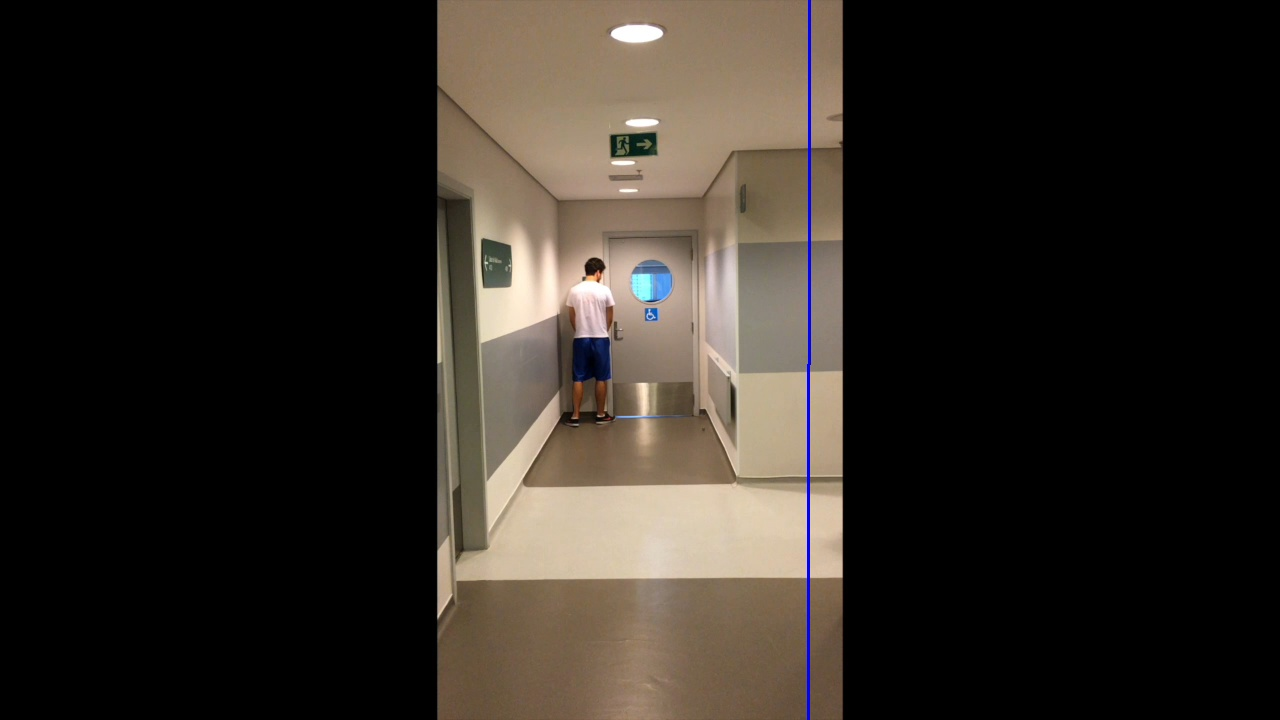
#> input picture %FF.jpg, 1280 x 720 px, given in place of the camera
$ python draw_circles.py   (older library calls are emulated)
#> lines starting #> are read from the running program, lines starting #| are printed output that depends on the picture; after the words box and inside, x2 and y2 are one past the last pixel; in counts of white or black regions, pixels touching at a corner belong together
__author__      = "Daniel Ruhman, Marcelo Prado"


import cv2
import cv2.cv as cv
import numpy as np
from matplotlib import pyplot as plt
import time

# If you want to open a video, just change this path
#cap = cv2.VideoCapture('hall_box_battery.mp4')

# Parameters to use when opening the webcam.
cap = cv2.VideoCapture(0)
cap.set(cv.CV_CAP_PROP_FRAME_WIDTH, 640)
cap.set(cv.CV_CAP_PROP_FRAME_HEIGHT, 480)

lower = 0
upper = 1

distance = 0
distanceText = ""
angle = 0

# Returns an image containing the borders of the image
# sigma is how far from the median we are setting the thresholds
def auto_canny(image, sigma=0.33):
    # compute the median of the single channel pixel intensities
    v = np.median(image)

    # apply automatic Canny edge detection using the computed median
    lower = int(max(0, (1.0 - sigma) * v))
    upper = int(min(255, (1.0 + sigma) * v))
    edged = cv2.Canny(image, lower, upper)
    (cnts, _) = cv2.findContours(edged.copy(), cv2.RETR_LIST, cv2.CHAIN_APPROX_SIMPLE)
    c = max(cnts, key = cv2.contourArea)
    # return the edged image
    return edged, c

def distance_to_camera(knownWidth, focalLength, perWidth):
	# compute and return the distance from the maker to the camera
	return (knownWidth * focalLength) / perWidth

while(True):
    # Capture frame-by-frame
    #print("New frame")
    ret, frame = cap.read()
#> frame is the input picture: shape (720, 1280, 3); mean B, G, R 34.8, 40.9, 46.6

    # Convert the frame to grayscale
    gray = cv2.cvtColor(frame, cv2.COLOR_BGR2GRAY)
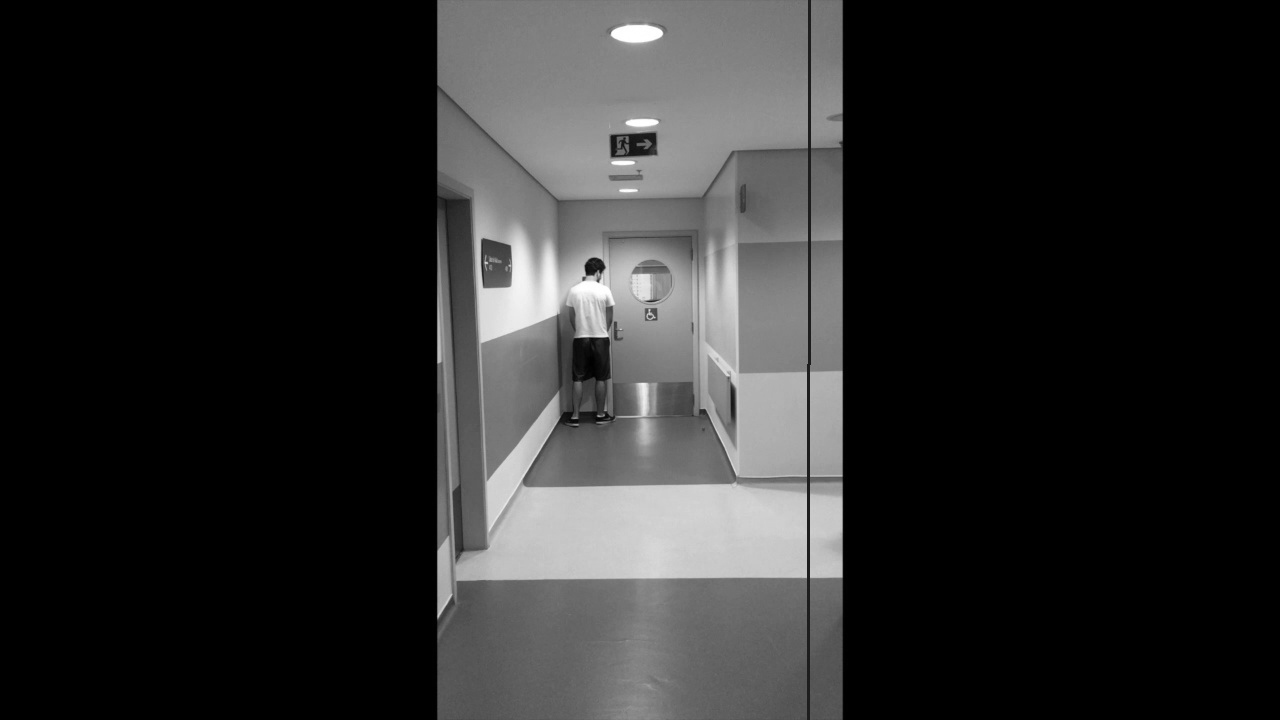
#> gray: shape (720, 1280); min 0, max 255, mean 41.9
    # A gaussian blur to get rid of the noise in the image
    blur = cv2.GaussianBlur(gray,(5,5),0)
    # Detect the edges present in the image
    bordas, c = auto_canny(blur)
#> in auto_canny, `v = np.median(image)`: v = 0
#> in auto_canny, `edged = cv2.Canny(image, lower, upper)`:
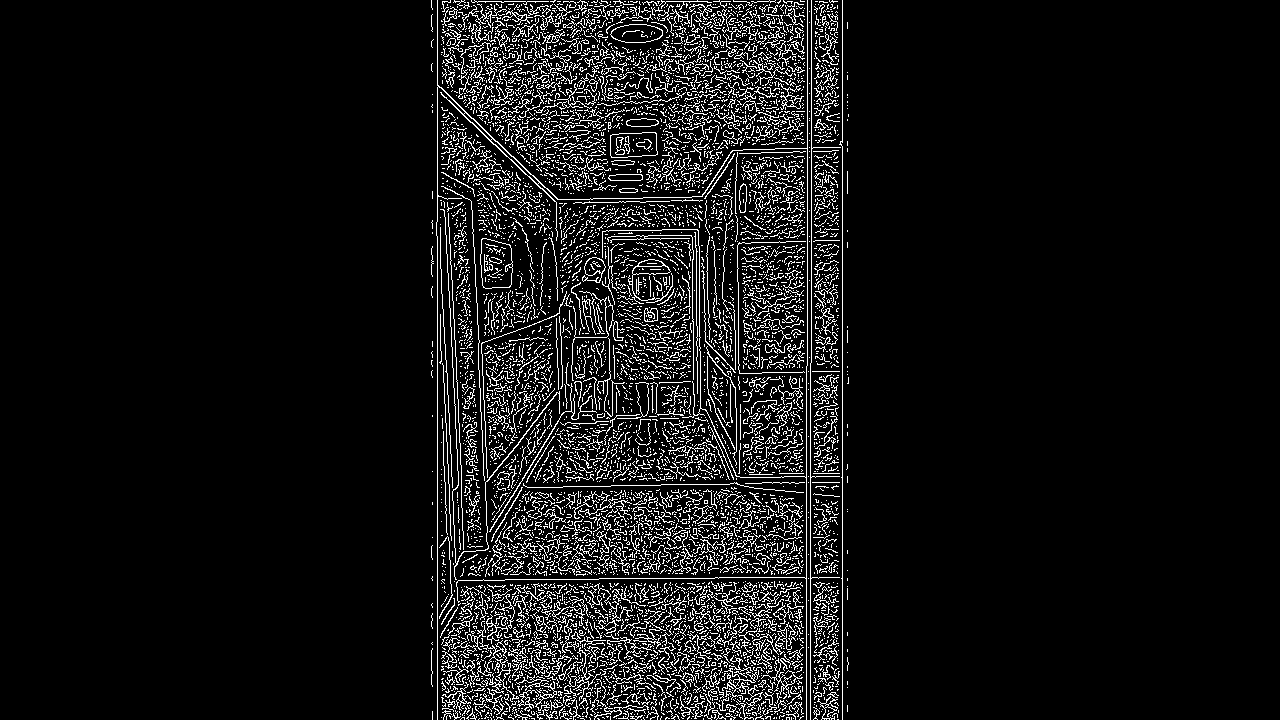
#> edged: shape (720, 1280); 7.5% white in thin lines or dots, all inside (x1, y1, x2, y2) = (431, 0, 849, 720)
#> in auto_canny, `(cnts, _) = cv2.findContours(edged.copy(), cv2.RETR_LIST, cv2.CHAIN_AP..`: cnts = 7301 contours, 7166 with area under 20; largest, box (x1, y1, x2, y2) and area: (480, 238, 513, 289) 1390, (480, 238, 513, 289) 1371, (610, 132, 658, 158) 1066, (610, 132, 658, 158) 1064, (610, 24, 663, 43) 747
#> in auto_canny, `c = max(cnts, key = cv2.contourArea)`: c = contour of 45 points, box (x1, y1, x2, y2) (480, 238, 513, 289), area 1390


    # find the contours in the edged image, keeping only the
    # largest ones, and initialize the screen contour
    # cnts = sorted(c, key = cv2.contourArea, reverse = True)[:5]
    # screenCnt = 0
    # # loop over the contours
    # for c in cnts:
    # 	# approximate the contour
    # 	peri = cv2.arcLength(c, True)
    # 	approx = cv2.approxPolyDP(c, 0.02 * peri, True)
    #
    # 	# if our approximated contour has four points, then we
    # 	# can assume that we have found our screen
    # 	if len(approx) == 4:
    # 		screenCnt = approx
    # 		break
    #
    # # show the contour (outline) of the piece of paper
    # cv2.drawContours(c, [screenCnt], -1, (0, 255, 0), 2)
    # cv2.imshow("Outline", c)

    circles = []

    # Obtains a version of the edges image where we can draw in color
    bordas_color = cv2.cvtColor(bordas, cv2.COLOR_GRAY2BGR)

    # HoughCircles - detects circles using the Hough Method. For an explanation of
    # param1 and param2 please see an explanation here http://www.pyimagesearch.com/2014/07/21/detecting-circles-images-using-opencv-hough-circles/
    circles=cv2.HoughCircles(bordas,cv.CV_HOUGH_GRADIENT,2,40,param1=50,param2=100,minRadius=5,maxRadius=60)
#> circles = 101 rows, first 8: [751, 349, 58.8], [749, 291, 58.8], [763, 207, 58.8], [501, 479, 58.8], [761, 419, 58.8], [643, 359, 58.8], [539, 429, 58.8], [651, 317, 58.8]
#> (the run stopped early here; a loop or call above may not have finished)
